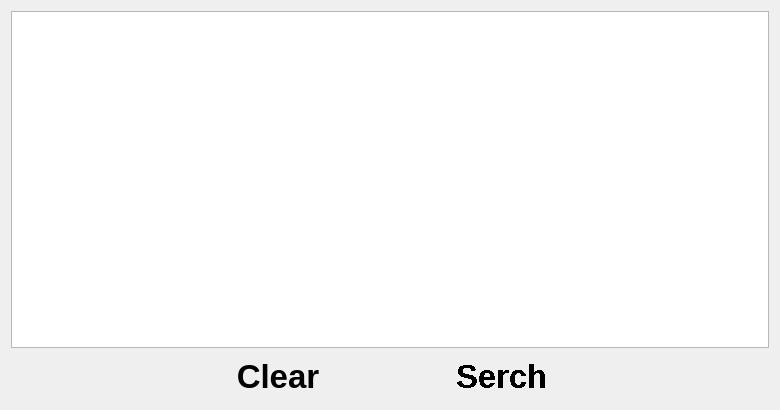
<?xml version="1.0" encoding="UTF-8"?>
<ui version="4.0">
 <class>Tab5Mysql</class>
 <widget class="QWidget" name="Tab5Mysql">
  <property name="geometry">
   <rect>
    <x>0</x>
    <y>0</y>
    <width>780</width>
    <height>410</height>
   </rect>
  </property>
  <property name="windowTitle">
   <string>Form</string>
  </property>
  <layout class="QGridLayout" name="gridLayout">
   <item row="0" column="0">
    <layout class="QVBoxLayout" name="verticalLayout">
     <item>
      <widget class="QTableView" name="pTvNowStatDb"/>
     </item>
     <item>
      <layout class="QHBoxLayout" name="horizontalLayout_2" stretch="1,1,0,1,1">
       <item>
        <spacer name="horizontalSpacer">
         <property name="orientation">
          <enum>Qt::Horizontal</enum>
         </property>
         <property name="sizeHint" stdset="0">
          <size>
           <width>40</width>
           <height>20</height>
          </size>
         </property>
        </spacer>
       </item>
       <item>
        <widget class="QPushButton" name="pPbclear">
         <property name="font">
          <font>
           <pointsize>25</pointsize>
           <weight>75</weight>
           <bold>true</bold>
          </font>
         </property>
         <property name="text">
          <string>Clear</string>
         </property>
         <property name="flat">
          <bool>true</bool>
         </property>
        </widget>
       </item>
       <item>
        <spacer name="horizontalSpacer_3">
         <property name="orientation">
          <enum>Qt::Horizontal</enum>
         </property>
         <property name="sizeHint" stdset="0">
          <size>
           <width>40</width>
           <height>20</height>
          </size>
         </property>
        </spacer>
       </item>
       <item>
        <widget class="QPushButton" name="pPbReport">
         <property name="enabled">
          <bool>true</bool>
         </property>
         <property name="font">
          <font>
           <family>Ubuntu</family>
           <pointsize>25</pointsize>
           <weight>75</weight>
           <italic>false</italic>
           <bold>true</bold>
           <underline>false</underline>
           <strikeout>false</strikeout>
           <stylestrategy>NoAntialias</stylestrategy>
          </font>
         </property>
         <property name="focusPolicy">
          <enum>Qt::NoFocus</enum>
         </property>
         <property name="contextMenuPolicy">
          <enum>Qt::DefaultContextMenu</enum>
         </property>
         <property name="text">
          <string>Serch</string>
         </property>
         <property name="checkable">
          <bool>false</bool>
         </property>
         <property name="autoDefault">
          <bool>false</bool>
         </property>
         <property name="flat">
          <bool>true</bool>
         </property>
        </widget>
       </item>
       <item>
        <spacer name="horizontalSpacer_2">
         <property name="orientation">
          <enum>Qt::Horizontal</enum>
         </property>
         <property name="sizeHint" stdset="0">
          <size>
           <width>40</width>
           <height>20</height>
          </size>
         </property>
        </spacer>
       </item>
      </layout>
     </item>
    </layout>
   </item>
  </layout>
 </widget>
 <resources/>
 <connections/>
</ui>
